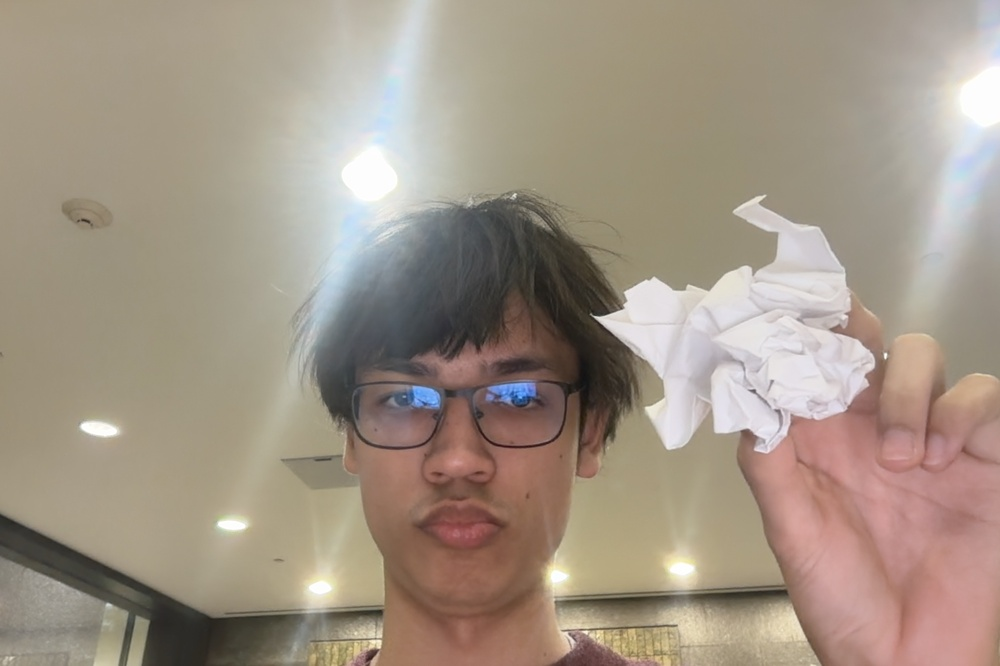
#> input picture test_frame.jpg, 1000 x 666 px, shrunk from 2656 x 1770 before the run, given in place of the camera
$ python main.py
#> lines starting #> are read from the running program, lines starting #| are printed output that depends on the picture; after the words box and inside, x2 and y2 are one past the last pixel; in counts of white or black regions, pixels touching at a corner belong together
import cv2
import matplotlib as plt

cam = cv2.VideoCapture(0)


while 1:
    ret, frame = cam.read()
#> frame is the input picture: shape (666, 1000, 3); mean B, G, R 133.6, 148.5, 161.6

    gray_img = cv2.cvtColor(frame, cv2.COLOR_BGR2GRAY)
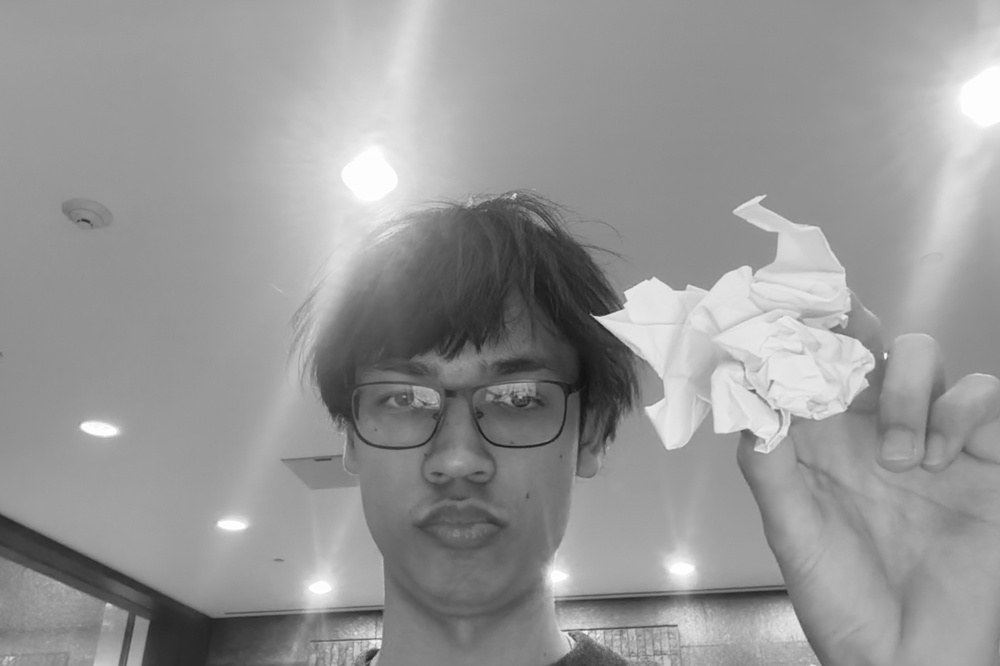
#> gray_img: shape (666, 1000); min 17, max 255, mean 150.7

    edges = cv2.Canny(gray_img, 30, 200)
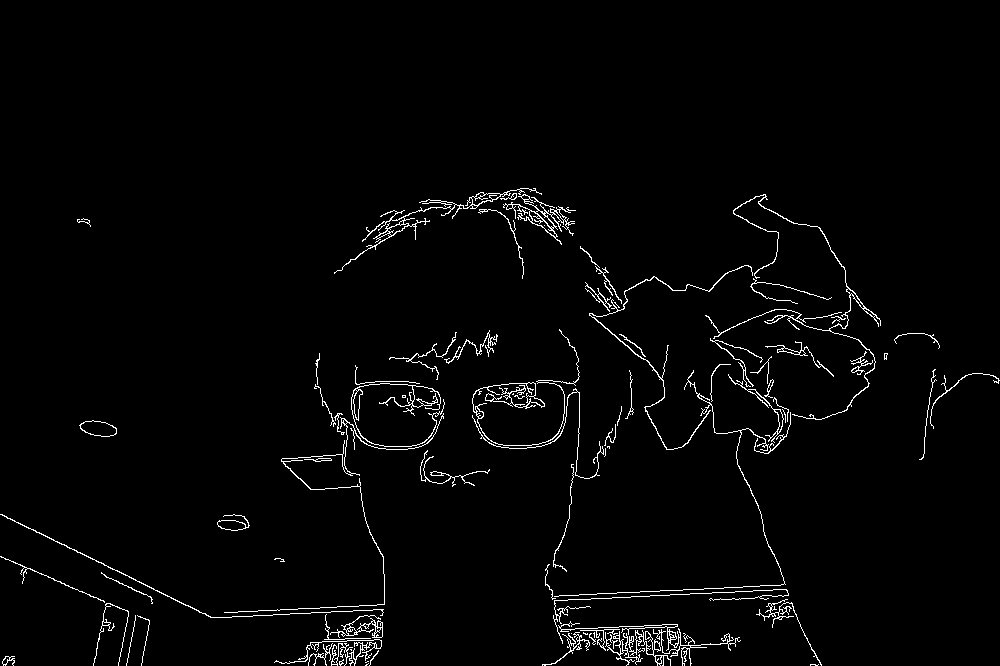
#> edges: shape (666, 1000); 2.1% white in thin lines or dots, all inside (x1, y1, x2, y2) = (0, 188, 1000, 666)
    contours, heirarchies = cv2.findContours(edges, cv2.RETR_EXTERNAL, cv2.CHAIN_APPROX_NONE)
#> contours = 84 contours, 44 with area under 20; largest, box (x1, y1, x2, y2) and area: (503, 194, 576, 245) 568, (334, 188, 542, 274) 536, (79, 420, 117, 437) 418, (705, 194, 881, 420) 344, (472, 329, 580, 446) 300

    gaussian = cv2.GaussianBlur(frame, (15, 15), 0)
    gaussian_gray = cv2.cvtColor(gaussian, cv2.COLOR_BGR2RGB)


    cv2.drawContours(gaussian, contours, -1, (0, 255, 0), 2)
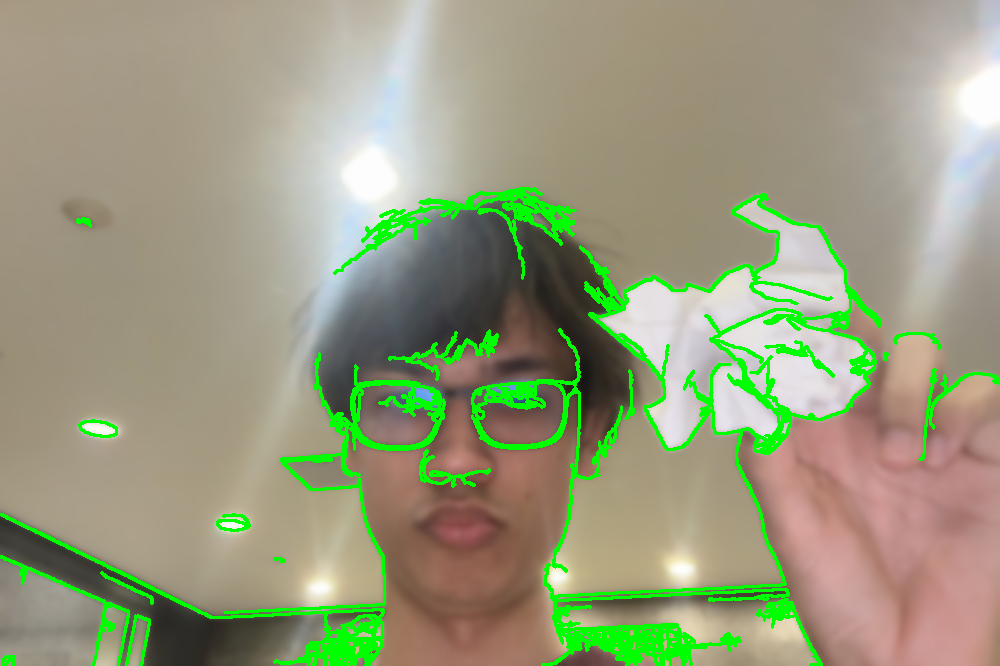
#> gaussian: shape (666, 1000, 3); mean B, G, R 125.6, 155.7, 152.2
    cv2.drawContours(frame, contours, -1, (0, 255, 0), 2)
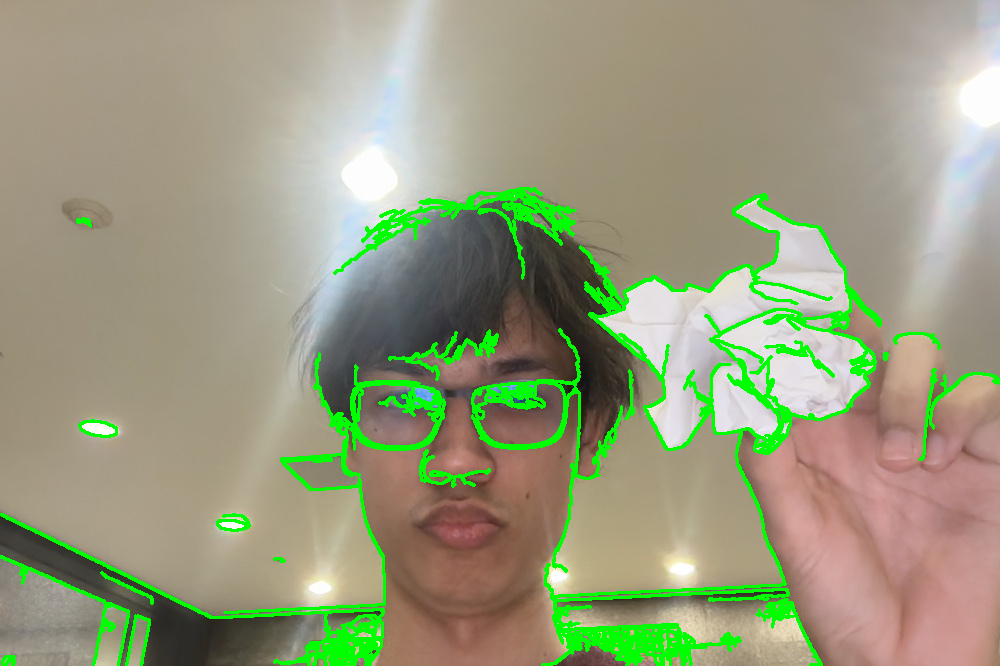
#> frame: shape (666, 1000, 3); 6.27% of pixels changed, all inside (x1, y1, x2, y2) = (0, 187, 1000, 666)
    # cv2.imshow("feed1", edges)
    cv2.imshow("gaussian", gaussian)
    cv2.imshow("regular", frame)


    print(f"# of contous: {str(len(contours))}")
#| # of contous: 84

    if cv2.waitKey(1) == ord("q"):
#> (key q is pressed here)
        break

cam.release()
cv2.destroyAllWindows()
